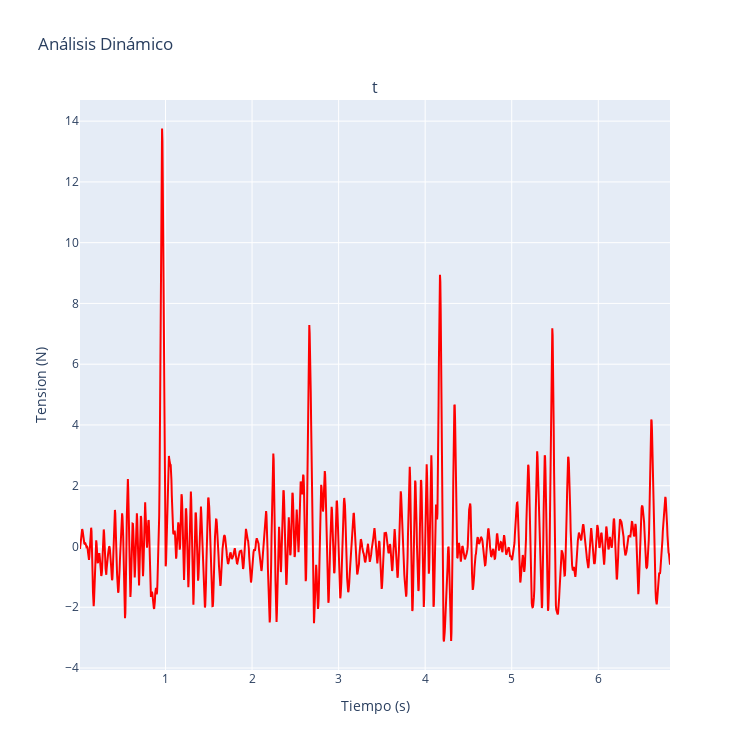

Notebook cell for this chart:
### Code cell
#Elegir dataframe
dfGTension = df_tension

fig = make_subplots(rows=1, cols=1, subplot_titles=("tension/Tiempo"))

fig.update_yaxes(title_text="Tension (N)", row=1, col=1)
fig.update_xaxes(title_text="Tiempo (s)", row=1, col=1)
fig.add_trace(go.Scatter(x=dfGTension['time (sec)'], y=dfGTension['tension'], mode='lines', marker=dict(color='red'), name='tension'), row=1, col=1)


fig.update_layout(height=750, width=750, title_text="Análisis Dinámico", showlegend=False)

fig.show()

### Figure 1 — Plotly figure (JSON) as saved in the notebook; plotly's stock layout.template omitted (floating-point values rounded to 4 significant figures; data arrays with more than 128 entries replaced by an {"elided": "..."} marker saying what was removed)
{"data": [{"marker": {"color": "red"}, "mode": "lines", "name": "tension", "type": "scatter", "x": {"elided": "1640 float values"}, "xaxis": "x", "y": {"elided": "1640 float values"}, "yaxis": "y"}], "layout": {"annotations": [{"font": {"size": 16}, "showarrow": false, "text": "t", "x": 0.5, "xanchor": "center", "xref": "paper", "y": 1, "yanchor": "bottom", "yref": "paper"}], "height": 750, "showlegend": false, "title": {"text": "Análisis Dinámico"}, "width": 750, "xaxis": {"anchor": "y", "domain": [0, 1], "title": {"text": "Tiempo (s)"}}, "yaxis": {"anchor": "x", "domain": [0, 1], "title": {"text": "Tension (N)"}}}}
